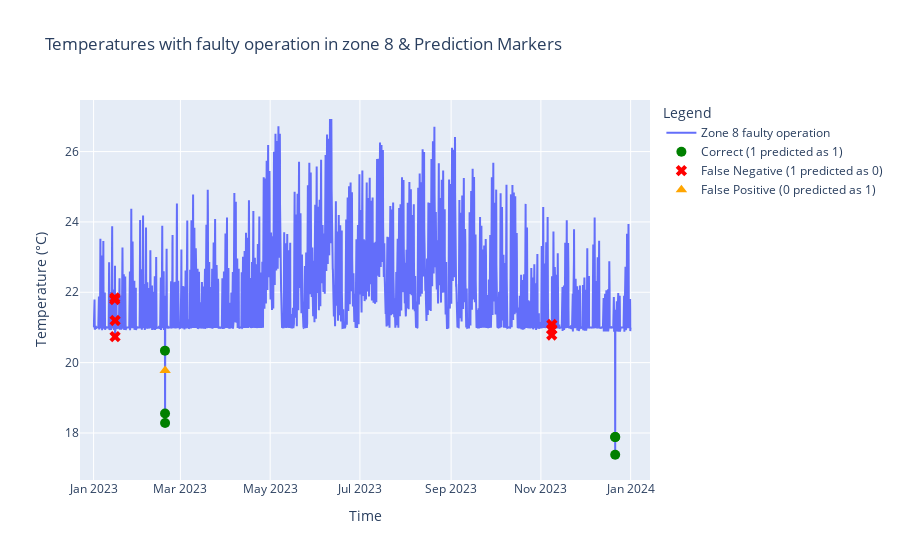

Notebook cell for this chart:
### Code cell
fig = go.Figure()

# Base temperature curve
fig.add_trace(go.Scatter(
    x=df_simulated['Time'], 
    y=df_simulated[test_temp], 
    mode='lines', 
    name='Zone 8 faulty operation'
))

# Convert y_pred to a Pandas Series with the correct index
y_pred_series = pd.Series(y_pred, index=test_y.index)

# Find indices for different cases
correct_1_indices = (test_y == 1) & (y_pred_series == 1)  # True 1, Pred 1 -> Green
false_negative_indices = (test_y == 1) & (y_pred_series == 0)  # True 1, Pred 0 -> Red
false_positive_indices = (test_y == 0) & (y_pred_series == 1)  # True 0, Pred 1 -> Orange

# Extract timestamps
correct_1_timestamps = df_simulated.loc[test_y.index, 'Time'][correct_1_indices]
false_negative_timestamps = df_simulated.loc[test_y.index, 'Time'][false_negative_indices]
false_positive_timestamps = df_simulated.loc[test_y.index, 'Time'][false_positive_indices]

# Extract corresponding temperatures
correct_1_temps = df_simulated.loc[test_y.index, test_temp][correct_1_indices]
false_negative_temps = df_simulated.loc[test_y.index, test_temp][false_negative_indices]
false_positive_temps = df_simulated.loc[test_y.index, test_temp][false_positive_indices]

# Add markers for correct predictions (Green)
fig.add_trace(go.Scatter(
    x=correct_1_timestamps,
    y=correct_1_temps,
    mode='markers',
    marker=dict(color='green', size=10),
    name='Correct (1 predicted as 1)'
))

# Add markers for false negatives (Red)
fig.add_trace(go.Scatter(
    x=false_negative_timestamps,
    y=false_negative_temps,
    mode='markers',
    marker=dict(color='red', size=10, symbol='x'),
    name='False Negative (1 predicted as 0)'
))

# Add markers for false positives (Orange)
fig.add_trace(go.Scatter(
    x=false_positive_timestamps,
    y=false_positive_temps,
    mode='markers',
    marker=dict(color='orange', size=10, symbol='triangle-up'),
    name='False Positive (0 predicted as 1)'
))

# Customize layout
fig.update_layout(
    title="Temperatures with faulty operation in zone 8 & Prediction Markers",
    xaxis_title="Time",
    yaxis_title="Temperature (°C)",
    legend_title="Legend",
    template="plotly"
)

# Show the plot
fig.show()

### Figure 1 — Plotly figure (JSON) as saved in the notebook; plotly's stock layout.template omitted (floating-point values rounded to 4 significant figures; data arrays with more than 128 entries replaced by an {"elided": "..."} marker saying what was removed)
{"data": [{"mode": "lines", "name": "Zone 8 faulty operation", "type": "scatter", "x": {"elided": "8760 str values"}, "y": {"elided": "8760 float values"}}, {"marker": {"color": "green", "size": 10}, "mode": "markers", "name": "Correct (1 predicted as 1)", "type": "scatter", "x": ["2023-02-18 12:00:00", "2023-02-18 13:00:00", "2023-02-18 14:00:00", "2023-12-21 11:00:00", "2023-12-21 12:00:00", "2023-12-21 13:00:00"], "y": [20.34, 18.55, 18.28, 17.88, 17.38, 17.89]}, {"marker": {"color": "red", "size": 10, "symbol": "x"}, "mode": "markers", "name": "False Negative (1 predicted as 0)", "type": "scatter", "x": ["2023-01-15 09:00:00", "2023-01-15 10:00:00", "2023-01-15 14:00:00", "2023-01-15 15:00:00", "2023-11-08 09:00:00", "2023-11-08 10:00:00", "2023-11-08 11:00:00"], "y": [21.79, 21.84, 20.74, 21.2, 20.79, 20.95, 21.09]}, {"marker": {"color": "orange", "size": 10, "symbol": "triangle-up"}, "mode": "markers", "name": "False Positive (0 predicted as 1)", "type": "scatter", "x": ["2023-02-18 15:00:00"], "y": [19.78]}], "layout": {"legend": {"title": {"text": "Legend"}}, "title": {"text": "Temperatures with faulty operation in zone 8 & Prediction Markers"}, "xaxis": {"title": {"text": "Time"}}, "yaxis": {"title": {"text": "Temperature (°C)"}}}}
